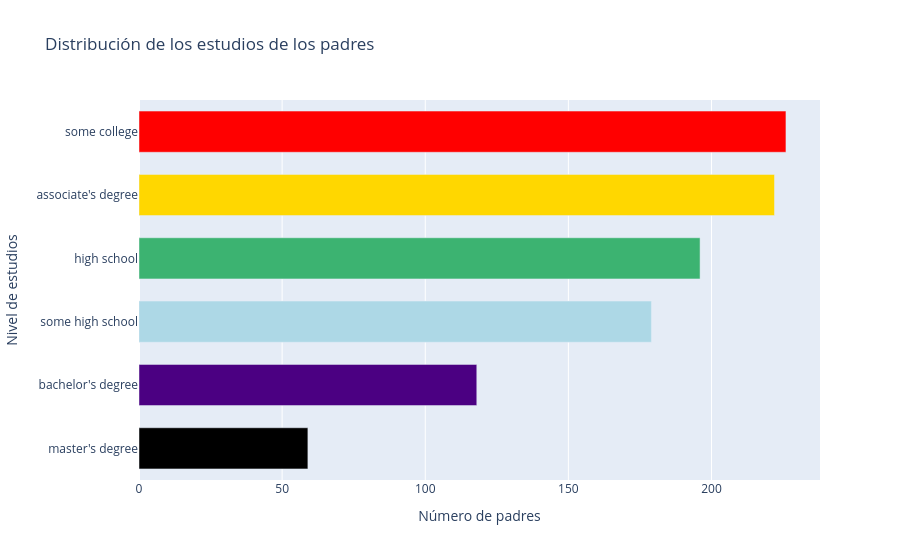

Source (notebook cell):
### Code cell
# Mismo gráfico pero en horizontal

level_count.sort_values(ascending = True,inplace = True) # Reordeno para que me quede de mayor a menor el gráfico

colors =  ["red","gold","mediumseagreen","lightblue","indigo",'black']

colors.reverse()

data = [
    go.Bar(
        y = level_count.index,
        x = level_count,
        name = "Parental level",
        marker_color = colors,
        width= np.repeat(0.65,len(level_count)), # Cambiar la anchura de cada barra,
        orientation = 'h'
    )
]

layout = go.Layout(title = "Distribución de los estudios de los padres", yaxis_title = "Nivel de estudios",
                   xaxis_title = "Número de padres",
                  )

fig = go.Figure(data = data, layout = layout)

fig.show()

### Figure 1 — Plotly figure (JSON) as saved in the notebook; plotly's stock layout.template omitted (floating-point values rounded to 4 significant figures)
{"data": [{"marker": {"color": ["black", "indigo", "lightblue", "mediumseagreen", "gold", "red"]}, "name": "Parental level", "orientation": "h", "type": "bar", "width": [0.65, 0.65, 0.65, 0.65, 0.65, 0.65], "x": [59, 118, 179, 196, 222, 226], "y": ["master's degree", "bachelor's degree", "some high school", "high school", "associate's degree", "some college"]}], "layout": {"title": {"text": "Distribución de los estudios de los padres"}, "xaxis": {"title": {"text": "Número de padres"}}, "yaxis": {"title": {"text": "Nivel de estudios"}}}}
